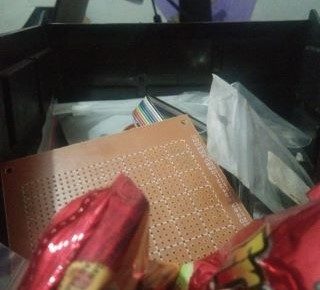
#> input picture test/proto.jpg, 320 x 290 px
$ jupyter execute 'Estimation Container Volume Algorithm.ipynb'
#> lines starting #> are read from the running program, lines starting #| are printed output that depends on the picture; after the words box and inside, x2 and y2 are one past the last pixel; in counts of white or black regions, pixels touching at a corner belong together
[cell 1]
import cv2
import numpy as np

#using matplotlib
from matplotlib import pyplot as plt
from decimal import getcontext, Decimal

[cell 2]
#Author : Lasida Azis
#Version : 0.0.1

class VolumeEstimation:
    path = ""
    raw = ""
    colorspace = ""
    binary = ""

    img = ""
    result = ""
    capacity = 0

    def __init__(self, path ):
        print( "Path : " + path)
        self.path = path
        self.estimate()

    def estimate( self ):
        raw = cv2.imread( self.path ) #reading image from path
#> raw is the input picture: shape (290, 320, 3); mean B, G, R 70.5, 78.4, 98.6
        self.img = cv2.imread( self.path )
        #Convert Color Space
        self.colorspace = cv2.cvtColor(raw, cv2.COLOR_RGB2GRAY)
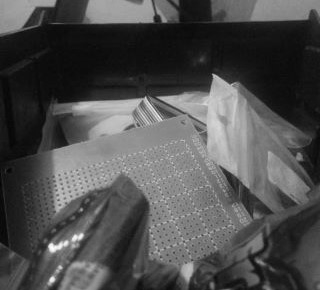
#> self.colorspace: shape (290, 320); min 3, max 254, mean 78.4

        #convert binary threshold
        _, self.binary = cv2.threshold(self.colorspace, 30, 255, cv2.THRESH_BINARY_INV)
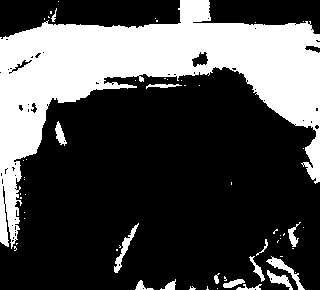
#> self.binary: shape (290, 320); 30% white; 57 white regions (42 under 20 px), largest, box (x1, y1, x2, y2) and area: (0, 0, 320, 249) 26037, (266, 256, 305, 290) 275, (114, 223, 139, 273) 264

#     def adaptiveThreshold():
#         # How Adaptive Threshold Works ?
#         # th2 = cv2.adaptiveThreshold(img,255,cv2.ADAPTIVE_THRESH_MEAN_C, cv2.THRESH_BINARY,11,1)

#     def findCountours():
#         #How Countours Works ?
#         contours, hierarchy = cv2.findContours(binary, cv2.RETR_TREE, cv2.CHAIN_APPROX_SIMPLE)
#         #draw all contours
#         cntr = cv2.drawContours(image, contours, -1, (255, 255, 0), 2)

    def calculateBlackPixel( self ) :
        #totalpixel = size.panjang * size.tinggi
        totalPixel = binary.shape[0] * binary.shape[1]
        blackPixel = totalPixel - cv2.countNonZero(binary);
        temp = Decimal(blackpixel/total * 100)
        self.result = round( temp, 0 )

# [6 lines of commented-out code are left out]

    def set_text( self ):
        cv2.putText(self.img, "{}{}{}".format('Kapasitas : ', 70, '%'), (20, 50), cv2.FONT_HERSHEY_SIMPLEX, 1, (255,255,255), 2, cv2.LINE_AA)
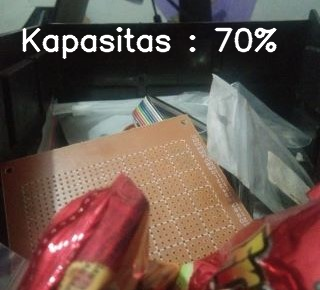
#> self.img: shape (290, 320, 3); 3.04% of pixels changed, all inside (x1, y1, x2, y2) = (22, 27, 277, 60)

    def show_plot( self ):
        titles = ['Color Space','Adaptive Threshold', 'Hasil']
        images = [self.colorspace, self.binary, self.img]

        for i in range(3):
            plt.subplot(1, 3, i+1)
            plt.imshow(images[i] )
            plt.title(titles[i])
            # plt.xticks([]) #remove grid level x
            # plt.yticks([]) #remove grix level y
            plt.show()
